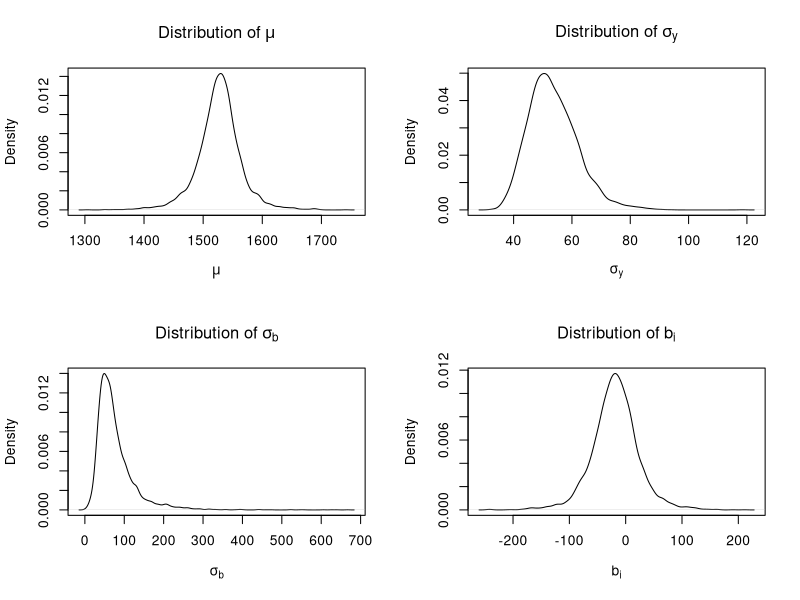

Generate this figure with R: (Note: this script raises an error after producing the figure.)

# The real one this time 

library(LearnBayes)

rm(list=ls(all=TRUE))
set.seed(7)
require(lme4)

data(Dyestuff)
Dyestuff$Batch = as.numeric(Dyestuff$Batch)

N = 6
n = 5
Nn = N*n

dyes = (as.data.frame(Dyestuff))
aggregate(dyes, by=list(dyes$Batch), FUN=mean)
aggregate(dyes, by=list(dyes$Batch), FUN=var)

# gibbs sampling

## functions to sample each parameter from its full conditionals

### update b_i
fn_update_b = function(y, N, n, mu, sig2y, sig2b)
{
  b<-NULL
  for(j in 1:N)
  {
    b[j] = rnorm(1, ((sum(dyes$Yield[dyes$Batch==j] - mu)/sig2y)*(1/((n/sig2y)+(1/sig2b)))), sqrt(1/((n/sig2y)+(1/sig2b))))
  }
  return(b)
}

## udpate mu
fn_update_mu = function(y_b, sig2y,Nn)
{
  va = sig2y/Nn
  mme = va*(y_b/sig2y)
  
  mu = rnorm(1, mme, sqrt(va))
  return(mu)
}

## update sig2y
fn_update_sig2y = function(Nn, y_mu_b_sq)
{
  sigy = 1/rgamma(1, ((Nn-2)/2), (y_mu_b_sq/2))  ## mean a/b
  return(sigy)
}

## update sig2b
fn_update_sig2b = function(N, y_b_sq)
{
  sig2b = 1.0/rgamma(1, ((N-2)/2), (y_b_sq/2))
  return(sig2b)
}

## initial values
par_sam = NULL
par_sam$b = rep(mean(dyes$Yield), N)
par_sam$mu = 1000
par_sam$sig2y = 10^3
par_sam$sig2b = 10^3

## variables for the MCMC
ns = 51000

## save simulated para
sample = NULL
sample$b = array(NA, dim=c(N, ns))
sample$mu = rep(NA, ns)
sample$sig2y = rep(NA, ns)
sample$sig2b = rep(NA, ns)

## MCMC modeling

for(i_iter in 1:ns)
{
  if((i_iter%%1000)==0)
  {
    print(paste("i.iter=", i_iter))
    print(date())
  }
  
  ## udpate theta
  par_sam$b = fn_update_b(dyes, N, n, par_sam$mu, par_sam$sig2y, par_sam$sig2b)
  
  for(i in 1:N){
    if(i==1){
      par_sam$b_list = rep(par_sam$b[i],n)
    } else{
      p_the = rep(par_sam$b[i],n)
      par_sam$b_list = c(par_sam$b_list,p_the)}
  }
  
  dyes$b_list = par_sam$b_list
  
  par_sam$mu = fn_update_mu((sum(dyes$Yield - dyes$b_list)), par_sam$sig2y, Nn)
  
  ## update sigma y
  par_sam$sig2y = fn_update_sig2y(Nn, sum((dyes$Yield - par_sam$mu - dyes$b_list)^2))
  
  ## udpate sigma b
  par_sam$sig2b = fn_update_sig2b(N, sum(par_sam$b^2))
  
  ## save cur_sam
  sample$b[,i_iter] = par_sam$b
  sample$mu[i_iter] = par_sam$mu
  sample$sig2y[i_iter] = par_sam$sig2y
  sample$sig2b[i_iter] = par_sam$sig2b
}

n_burn = 1000
thin = 10

#Distribution plots
par(mfrow=c(2,2))

plot(density((sample$mu[seq(n_burn+1, ns,by=thin)])), main = expression('Distribution of' ~ mu), xlab=expression(mu))

plot(density(sqrt(sample$sig2y[seq(n_burn+1, ns,by=thin)])), main = expression('Distribution of' ~ sigma[y]), xlab=expression(sigma[y]))

plot(density((sqrt(sample$sig2b[seq(n_burn+1, ns,by=thin)]))), main = expression('Distribution of' ~ sigma[b]), xlab=expression(sigma[b]))

plot(density(sample$b[1, seq(n_burn+1, ns, by=thin)]), main = expression('Distribution of' ~ b[i]), xlab=expression(b[i]))

dev.off()

#posterior mean for the parameters
mu.mean=mean(sample$mu[seq(n_burn+1, ns,by=thin)])
sig2y.mean=mean(sample$sig2y[seq(n_burn+1, ns,by=thin)])
sig2b.mean=mean(sample$sig2b[seq(n_burn+1, ns,by=thin)])
sigy.mean=mean(sqrt(sample$sig2y[seq(n_burn+1, ns,by=thin)]))
sigb.mean=mean(sqrt(sample$sig2b[seq(n_burn+1, ns,by=thin)]))
mean(sample$b[,seq(n_burn+1, ns,by=thin)])
#SD
mu.sd=sd(sample$mu[seq(n_bur+1, ns,by=thin)])
sig2y.sd=sd(sample$sig2y[seq(n_bur+1, ns,by=thin)])
sig2b.sd=sd(sample$sig2b[seq(n_bur+1, ns,by=thin)])
sigy.sd=sd(sqrt(sample$sig2y[seq(n_bur+1, ns,by=thin)]))
sigb.sd=sd(sqrt(sample$sig2b[seq(n_bur+1, ns,by=thin)]))

#credibility intervals
quantile(sample$mu[seq(n_burn+1, ns,by=thin)], probs=c(0.025, 0.975))
quantile(sample$sig2y[seq(n_burn+1, ns,by=thin)], probs=c(0.025, 0.975))
quantile(sample$sig2b[seq(n_burn+1, ns,by=thin)], probs=c(0.025, 0.975))
quantile(sqrt(sample$sig2y[seq(n_burn+1, ns,by=thin)]), probs=c(0.025, 0.975))
quantile(sqrt(sample$sig2b[seq(n_burn+1, ns,by=thin)]), probs=c(0.025, 0.975))
quantile(sample$b[,seq(n_burn+1, ns,by=thin)], probs=c(0.025, 0.975))

apply(sample$b[,seq(n_burn+1, ns,by=thin)], 1, quantile, probs=c(.025,.5, .975), na.rm=TRUE)

par(mfrow=c(3,1))
plot.ts(sample$mu[seq(n_burn+1, ns,by=thin)], ylab=expression(mu))
plot.ts(sample$sig2y[seq(n_burn+1, ns,by=thin)], ylab=expression(sigma[y]^2))
plot.ts(sample$sig2b[seq(n_burn+1, ns,by=thin)], ylab=expression(sigma[b]^2))

#------------(4)------------

y=matrix(c(1545,1440,1440,1520,1580,
              1540,1555,1490,1560,1495,
              1595,1550,1605,1510,1560,
              1445,1440,1595,1465,1545,
              1595,1630,1515,1635,1625,
              1520,1455,1450,1480,1445),c(6,5),byrow=TRUE)

#marginal posterior density
log.post.var.comp=function(theta,y)
{
  mu = theta[1]
  sigma.y = exp(theta[2])
  sigma.b = exp(theta[3])
  Y=apply(y,1,mean)
  n=dim(y)[2]
  S=apply(y,1,var)*(n-1)
  loglike=sum(dnorm(Y,mu,sqrt(sigma.y^2/n+sigma.b^2),log=TRUE)+dgamma(S,shape=(n-1)/2,rate=1/(2*sigma.y^2),log=TRUE))
  return(loglike+theta[2]+theta[3])
}

##################Finding the posterior mode###################

fit=laplace(log.post.var.comp, c(1500, 10, 10), y)
theta.hat.mle<-fit$mode
se.hat.theta.hat <- sqrt( diag( fit$var ) )

############Plotting the log posterior density############

n.grid <- 25

c( theta.hat.mle[ 1 ] - 3 * se.hat.theta.hat[ 1 ], 
   theta.hat.mle[ 1 ] + 3 * se.hat.theta.hat[ 1 ] )

mu.grid <- seq( theta.hat.mle[ 1 ] - 3 * se.hat.theta.hat[ 1 ], 
                theta.hat.mle[ 1 ] + 3 * se.hat.theta.hat[ 1 ], length = n.grid )

c( theta.hat.mle[ 2 ] - 3 * se.hat.theta.hat[ 2 ], 
   theta.hat.mle[ 2 ] + 3 * se.hat.theta.hat[ 2 ] )


sig.y.grid <- seq( theta.hat.mle[ 2 ] - 3 * se.hat.theta.hat[ 2 ], 
                   theta.hat.mle[ 2 ] + 3 * se.hat.theta.hat[ 2 ], length = n.grid )

c( theta.hat.mle[ 3 ] - 3 * se.hat.theta.hat[ 3 ], 
   theta.hat.mle[ 3 ] + 3 * se.hat.theta.hat[ 3 ] )


sig.b.grid <- seq( theta.hat.mle[ 3 ] - 3 * se.hat.theta.hat[ 3 ], 
                theta.hat.mle[ 3 ] + 3 * se.hat.theta.hat[ 3 ], length = n.grid )

###############Fixed sigma y###################
log.likelihood.grid <- matrix( NA, n.grid, n.grid )

for ( i in 1:n.grid ) {
  
  for ( j in 1:n.grid ) {
    
    log.likelihood.grid[ i, j ] <- 
      log.post.var.comp( c( mu.grid[ i ],
                                      theta.hat.mle[2], sig.b.grid[ j ]), y )
    
  }
  
}
par( mfrow = c( 2, 2 ) )

contour( mu.grid, sig.b.grid, log.likelihood.grid,
         xlab = 'mu', ylab = 'log(sigma[b])', nlevels = 10, col = 'blue',
         lwd = 2 )

persp( mu.grid, sig.b.grid, log.likelihood.grid,
       xlab = 'mu', ylab = 'log(sigma[b])', theta = 30, phi = 30,
       zlab = 'log likelihood', col = 'red' )

contour( mu.grid, sig.b.grid, exp( log.likelihood.grid ),
         xlab = 'mu', ylab = 'log(sigma[b])', nlevels = 10, col = 'blue',
         lwd = 2 )

persp( mu.grid, sig.b.grid, exp( log.likelihood.grid ),
       xlab = 'mu', ylab = 'log(sigma[b])', theta = 30, phi = 30,
       zlab = 'likelihood', col = 'red' )

par( mfrow = c( 1, 1 ) )

dev.off( ) 

############Fixed sig.b#################
log.likelihood.grid <- matrix( NA, n.grid, n.grid )

for ( i in 1:n.grid ) {
  
  for ( j in 1:n.grid ) {
    
    log.likelihood.grid[ i, j ] <- 
      log.post.var.comp( c( mu.grid[ i ],
                            sig.y.grid[ j ], theta.hat.mle[3]), y )
    
  }
  
}
par( mfrow = c( 2, 2 ) )

contour( mu.grid, sig.y.grid, log.likelihood.grid,
         xlab = 'mu', ylab = 'log(sigma[y])', nlevels = 10, col = 'blue',
         lwd = 2 )

persp( mu.grid, sig.y.grid, log.likelihood.grid,
       xlab = 'mu', ylab = 'log(sigma[y])', theta = 30, phi = 30,
       zlab = 'log likelihood', col = 'red' )

contour( mu.grid, sig.y.grid, exp( log.likelihood.grid ),
         xlab = 'mu', ylab = 'log(sigma[y])', nlevels = 10, col = 'blue',
         lwd = 2 )

persp( mu.grid, sig.y.grid, exp( log.likelihood.grid ),
       xlab = 'mu', ylab = 'log(sigma[y])', theta = 30, phi = 30,
       zlab = 'likelihood', col = 'red' )

par( mfrow = c( 1, 1 ) )

dev.off( ) 

#####################Fixed Mu######################
log.likelihood.grid <- matrix( NA, n.grid, n.grid )

for ( i in 1:n.grid ) {
  
  for ( j in 1:n.grid ) {
    
    log.likelihood.grid[ i, j ] <- 
      log.post.var.comp( c(theta.hat.mle[1], sig.y.grid[ i ],
                            sig.b.grid[ j ]), y )
    
  }
  
}
par( mfrow = c( 2, 2 ) )

contour( sig.y.grid, sig.b.grid, log.likelihood.grid,
         xlab = 'log(sigma[y])', ylab = 'log(sigma[b])', nlevels = 10, col = 'blue',
         lwd = 2 )

persp( sig.y.grid, sig.b.grid, log.likelihood.grid,
       xlab = 'log(sigma[y])', ylab = 'log(sigma[b])', theta = 30, phi = 30,
       zlab = 'log likelihood', col = 'red' )

contour( sig.y.grid, sig.b.grid, exp( log.likelihood.grid ),
         xlab = 'log(sigma[y])', ylab = 'log(sigma[b])', nlevels = 10, col = 'blue',
         lwd = 2 )

persp( sig.y.grid, sig.b.grid, exp( log.likelihood.grid ),
       xlab = 'log(sigma[y])', ylab = 'log(sigma[b])', theta = 30, phi = 30,
       zlab = 'likelihood', col = 'red' )

par( mfrow = c( 1, 1 ) )

dev.off( ) 


#Gibbs values to compare
c(mean(sample$mu[seq(n_bur+1, ns,by=thin)]), log(mean(sqrt(sample$sig2y[seq(n_bur+1, ns,by=thin)]))), log(mean(sqrt(sample$sig2b[seq(n_bur+1, ns,by=thin)]))))

##################Normal approximation####################

###mu and sigy###
contour( mu.grid, sig.y.grid, log.likelihood.grid,
         xlab = 'mu', ylab = 'log(sigma[y])', nlevels = 10,
         lwd = 2 )
npar=list(m=fit$mode[1:2],v=fit$var[c(1,2), c(1,2)])
mycontour(lbinorm,c(1450,1630,0,6),npar,xlab=expression(mu), ylab=expression(log(sigma[y])), add=T, main = "Normal Approximation to the Posterior Distribution", col='hotpink')

###Mu and sigb###
contour( mu.grid, sig.b.grid, log.likelihood.grid,
         xlab = 'mu', ylab = 'log(sigma[b])', nlevels = 10,
         lwd = 2 )
qpar=list(m=cbind(fit$mode[1], fit$mode[3]),v=fit$var[c(1,3), c(1,3)])
mycontour(lbinorm,c(1450,1630,0,6),qpar,xlab=expression(mu), ylab=expression(log(sigma[b])),main = "Normal Approximation to the Posterior Distribution", add=T, col='hotpink')

###sig and sig###
contour( sig.y.grid, sig.b.grid, log.likelihood.grid,
         xlab = 'log(sigma[y])', ylab = 'log(sigma[b])', nlevels = 10,
         lwd = 2 )
zpar=list(m=fit$mode[2:3],v=fit$var[c(2,3), c(2,3)])
mycontour(lbinorm,c(2,6,2,6),zpar,xlab=expression(log(sigma[y])), ylab=expression(log(sigma[b])),main = "Normal Approximation to the Posterior Distribution", col='hotpink', add=T)

#construct 95% interval estimates for mu, log sigma.y, and log sigma.b
sds=sqrt(diag(fit$var))[1:3]
modes=fit$mode[1:3]
int.ests=cbind(modes-1.96*sds, modes+1.96*sds)

sds=sqrt(diag(fit$var))[2:3]
modes=fit$mode[2:3]
int.ests=cbind(modes-1.96*sds, modes+1.96*sds)
exp(int.ests)

#-------(5)----------
#Rejection Sampling

#Changing to multivariate t
logfT=function(theta,y)
{
  data=datapar$data
  tpar=datapar$par
  d=log.post.var.comp(theta,y)-dmt(theta,mean=c(tpar$m),
                              S=tpar$var,df=tpar$df,log=TRUE)
  return(d)
}
tpar=list(m=fit$mode,var=2*fit$var,df=4)
datapar=list(data=y,par=tpar)
lapt=laplace(logfT,c(1500, 10, 10),y)
tmode=lapt$mode
tmax=logfT(tmode, y)


library(hexbin)
library(RColorBrewer)
rf <- colorRampPalette(rev(brewer.pal(11,'Spectral')))
r <- rf(32)

###########Sampling Importance Re-Sampling###############
sir=sir(log.post.var.comp, tpar, 10000, y)

#####mu and sigy#####
contour( mu.grid, sig.y.grid, log.likelihood.grid,
         xlab = 'mu', ylab = 'log(sigma[y])', nlevels = 10,
         lwd = 2 )
points(sir[,1],sir[,2])
plot(hexbin(sir[,1],sir[,2]), colramp=rf, xlab=expression(mu),
     ylab=expression(log(sigma[y])), main="Sampling Importance Resampling")

###mu and sigb####
contour( mu.grid, sig.b.grid, log.likelihood.grid,
         xlab = 'mu', ylab = 'log(sigma[b])', nlevels = 10,
         lwd = 2, main='Sampling Importance Resampling')
points(sir[,1], sir[,3])
plot(hexbin(sir[,1], sir[,3]), colramp=rf, xlab=expression(mu),
     ylab=expression(log(sigma[b])), main="Sampling Importance Resampling")

####sig and sig####
contour( sig.y.grid, sig.b.grid, log.likelihood.grid,
         xlab = 'log(sigma[y])', ylab = 'log(sigma[b])', nlevels = 10,
         lwd = 2 )
points(sir[,2],sir[,3])
plot(hexbin(sir[,2],sir[,3]), colramp=rf, xlab=expression(log(sigma[y])),
     ylab=expression(log(sigma[b])), main="Sampling Importance Resampling")

#To compare with results from Gibbs
plot(hexbin(sample$mu,log(sqrt(sample$sig2y))), colramp=rf, xlab=expression(mu),
     ylab=expression(log(sigma[y])), main="Gibbs Sampling")


plot(hexbin(sample$mu,log(sqrt(sample$sig2b))), colramp=rf, xlab=expression(mu),
     ylab=expression(log(sigma[y])), main="Gibbs Sampling")


plot(hexbin(log(sqrt(sample$sig2y)),log(sqrt(sample$sig2b))), colramp=rf, xlab=expression(log(sigma[y])), ylab=expression(log(sigma[b])), main="Gibbs Sampling")

#Results
#yield (mu)
mean(sir[,1])
plot(density(sir[,1]), main='Distribution of Yield', xlab='Yield')
legend(1340, .015, legend = 'mean=15.27.19',lty = 1, col = 'hotpink', lwd=2, cex = 0.8)
abline(v=mean(sir[,1]), col='hotpink', lwd=2)

#Yield variability
change<-exp(sir[,2])
plot(density(change), main='Distribution of Yield Variability', xlab=expression(sigma[y]))
abline(v=median(change), col='hotpink', lwd=2)     
legend(80, .04, legend = 'median=51.51',lty = 1, col = 'hotpink', lwd=2, cex = 0.8)
median(change)

#Batches variability (sigb)
change<-exp(sir[,3])
plot(density(change), main='Distribution of Batches Variability', xlab=expression(sigma[b]))
abline(v=median(change), col='hotpink', lwd=2)     
legend(200, .015, legend = 'median=50.12',lty = 1, col = 'hotpink', lwd=2, cex = 0.8)
median(change)

dev.off()
plot(density(y), main='Data Distribution', xlab='Yield')
